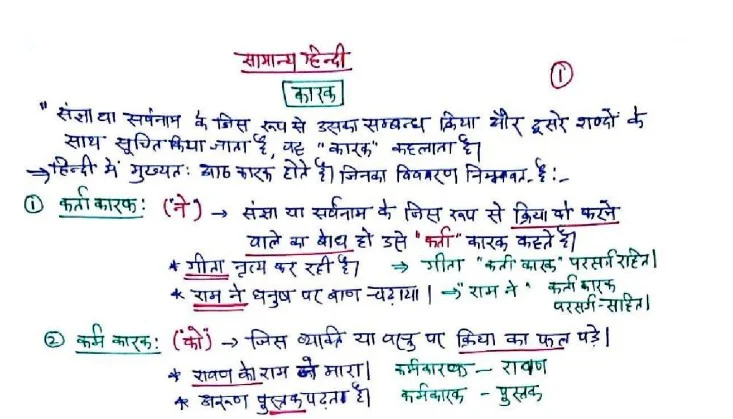
#> input picture image.png, 733 x 419 px, found by its file name
$ python handwritten.py
#> lines starting #> are read from the running program, lines starting #| are printed output that depends on the picture; after the words box and inside, x2 and y2 are one past the last pixel; in counts of white or black regions, pixels touching at a corner belong together
#> further down, img is the input picture: PIL image 733x419 RGB; mean R, G, B 235.2, 236.4, 238.8
from PIL import Image
import pytesseract
import cv2
import numpy as np
import os

# 🔧 Set Tesseract path (Windows)
pytesseract.pytesseract.tesseract_cmd = r"C:\Program Files\Tesseract-OCR\tesseract.exe"

# -------------------------------
# 1. DPI Scaling (REAL IMPROVEMENT)
# -------------------------------
def set_dpi(pil_img, target_dpi=300):
#> called with target_dpi = 300
    width, height = pil_img.size
#> width = 733; height = 419

    # Assume original ~72 DPI (common for images)
    scale = target_dpi / 72
    new_size = (int(width * scale), int(height * scale))
#> new_size = (3054, 1745)

    return pil_img.resize(new_size, Image.LANCZOS)
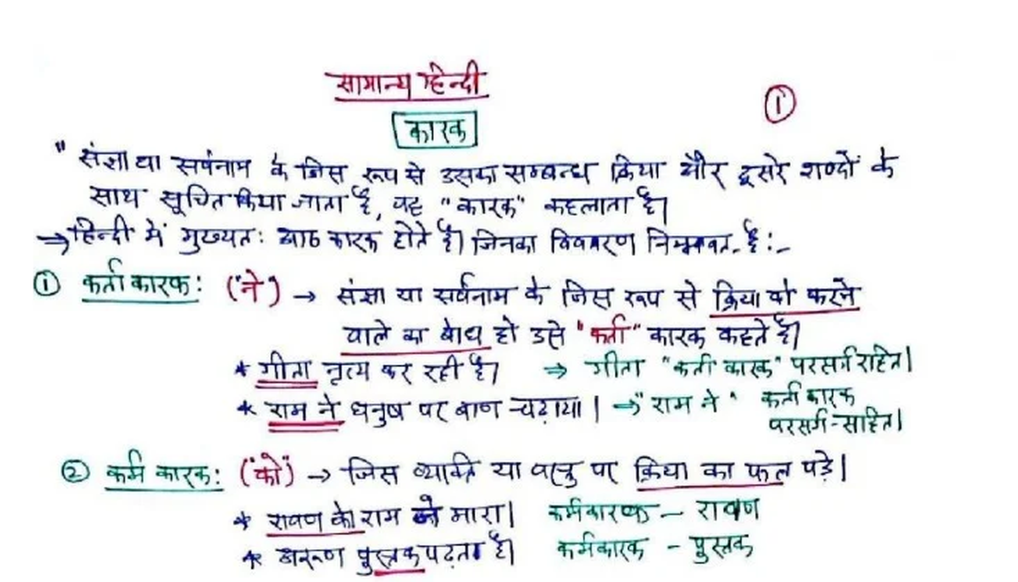
#> returned value: PIL image 3054x1745 RGB (shown at 1/3 size); mean R, G, B 235.2, 236.3, 238.6


# -------------------------------
# 2. Image Preprocessing
# -------------------------------
def preprocess_image(pil_img):
    # Convert PIL → OpenCV
    img = np.array(pil_img)

    # Convert to grayscale
    gray = cv2.cvtColor(img, cv2.COLOR_BGR2GRAY)
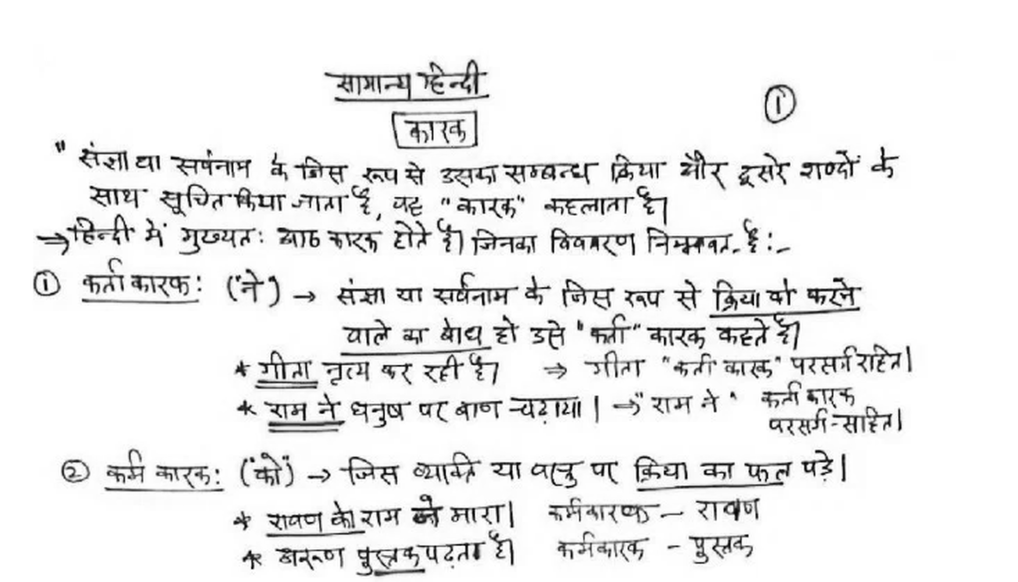
#> gray: shape (1745, 3054) (shown at 1/3 size); min 0, max 255, mean 236.9

    # Denoise
    gray = cv2.fastNlMeansDenoising(gray, None, 30, 7, 21)

    # Adaptive threshold (better than simple threshold)
    thresh = cv2.adaptiveThreshold(
        gray, 255,
        cv2.ADAPTIVE_THRESH_GAUSSIAN_C,
        cv2.THRESH_BINARY,
        31, 2
    )
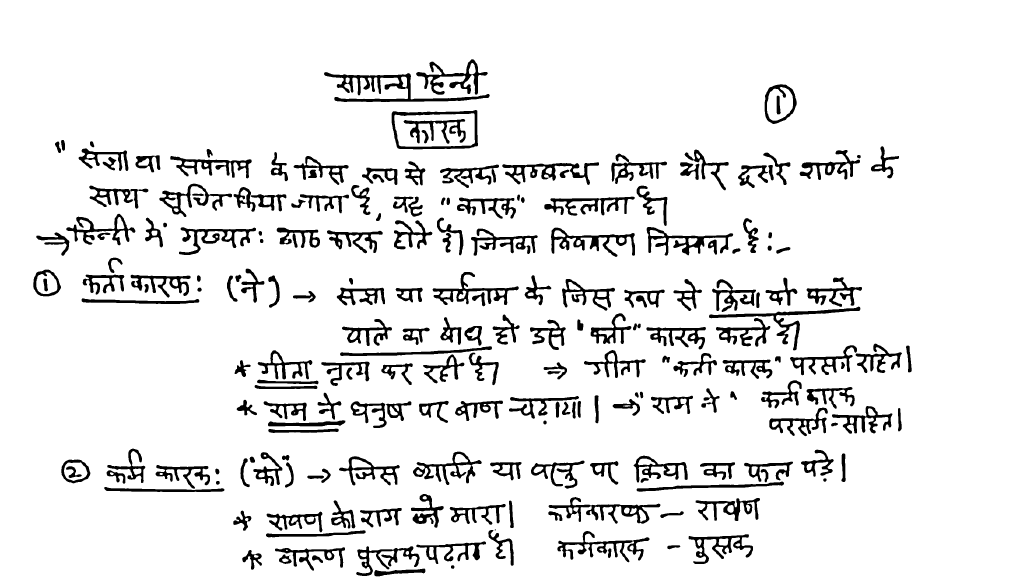
#> thresh: shape (1745, 3054) (shown at 1/3 size); 91.6% white; 223 black regions (1 under 20 px), largest, box (x1, y1, x2, y2) and area: (972, 216, 1469, 306) 10249, (2127, 920, 2581, 1051) 6526, (1646, 1491, 1981, 1571) 6520

    return thresh


# -------------------------------
# 3. OCR Function
# -------------------------------
def fast_ocr(pil_img: Image.Image) -> str:
    # Step 1: Increase DPI
    pil_img = set_dpi(pil_img, 300)

    # Step 2: Preprocess
    processed = preprocess_image(pil_img)

    # Step 3: OCR config
    config = "--oem 3 --psm 6"

#> (the run stopped early here; a loop or call above may not have finished)
